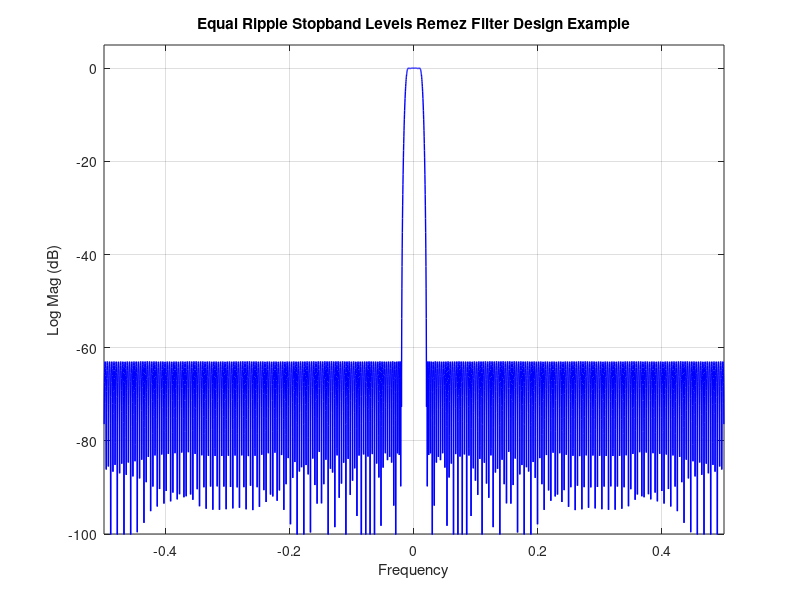

The MATLAB source for this figure: (Note: this script raises an error after producing the figure.)
% Remez filter design example to demonstrate use of my_frf to obtain 1/f ripple stopband
% Designs a low pass FIR filter with the following characteristics, with
% eqiripple and 1/f stopband ripple 
% filter length is a multiple of 30 (for polyphase filter design)
% sample rate 4.5 MHz
% passband edge 50 kHz,  passband ripple 0.10 dB
% stopband edge 100 kHz, stopband levels 60.0 dB
% penalty weights adjusted to obtain ratio of inband to stop band levels
% Script file written by fred harris of UCSD, Copyright 2021.

h1=remez(280-1,[0, 1, 2, 50]/50, [1 1 0 0], [1 10]);

figure(1)
plot((-0.5:1/4096:0.5-1/4096),20*log10(abs(fftshift(fft(h1,4096)))),'b','linewidth',1.0)
grid on
axis([-0.5 0.5 -100 5])
title('Equal Ripple Stopband Levels Remez Filter Design Example')
xlabel('Frequency')
ylabel('Log Mag (dB)')

% now give the filter a 1/f rolloff in the stopband
% myfrf is a modified version of the remezfrf function to provide the 1/f rolloff
%   in myfrf, removed lines start with "%---"
%   and new lines end with "%+++ ..."
%   to make the changes visible
% the weights are adjusted to optimize the inband vs. stopband performance

h2=remez(280-1,[0, 1, 2, 50]/50, {'myfrf', [1 1 0 0]}, [1 10]);
figure(2)
plot((-0.5:1/4096:0.5-1/4096),20*log10(abs(fftshift(fft(h2,4096)))),'b','linewidth',1.0)
grid on
axis([-0.5 0.5 -100 5])
title('1/f Stopband Rolloff Remez Filter Design Example')
xlabel('Frequency')
ylabel('Log Mag (dB)')
